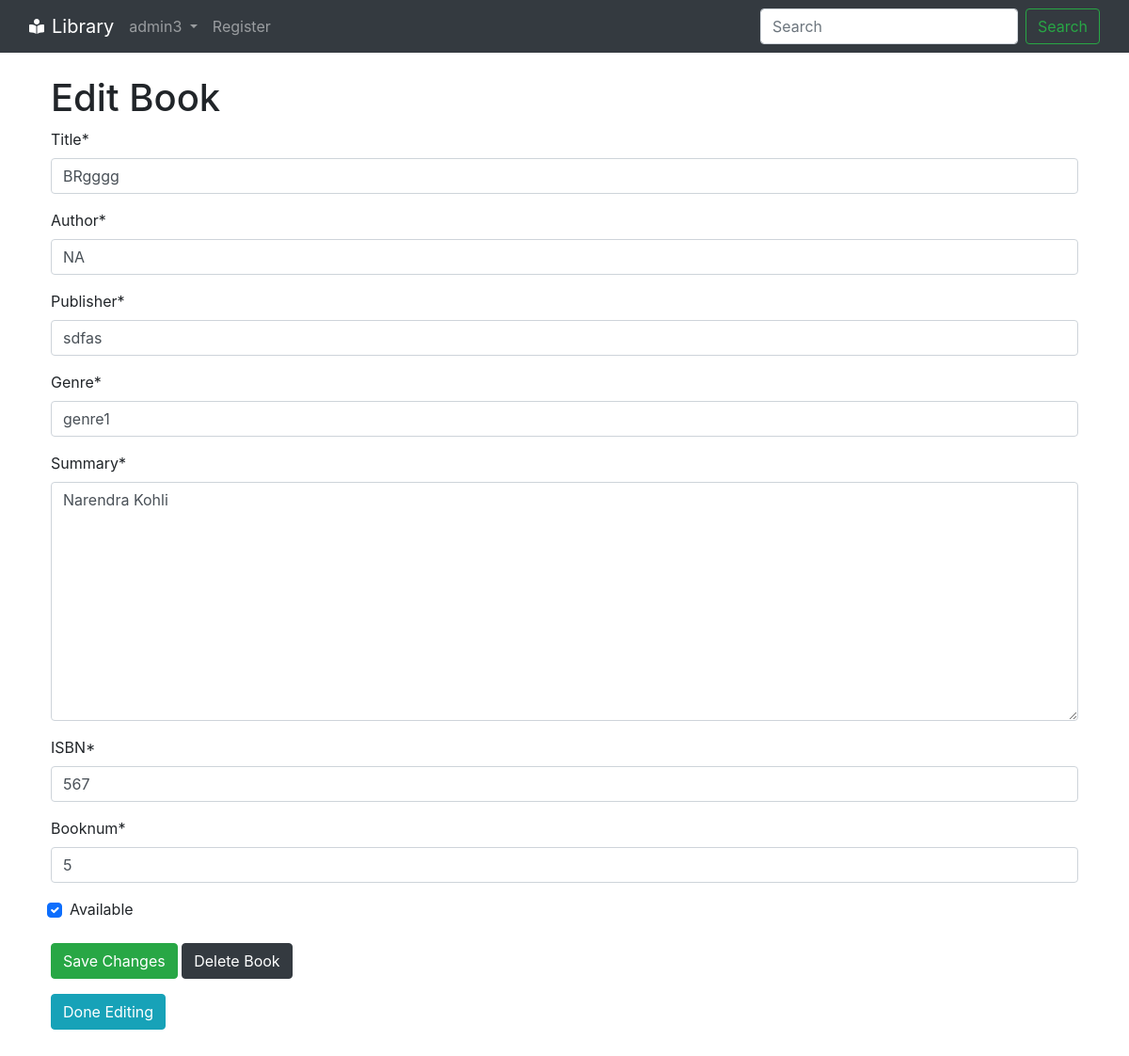
The page /book/5/edit (signed in) on the database its author committed.
### library/models.py (models this page shows, shortened)
class Book(models.Model):
    title = models.CharField(max_length=100)
    author = models.CharField(max_length=100)
    publisher = models.CharField(max_length=100)
    genre = models.CharField(max_length=100)
    summary = models.TextField()
    isbn = models.CharField(max_length=20)
    avl = models.BooleanField()
    booknum = models.IntegerField()

### library/views.py (the view)
# urls.py: path('book/<int:bknum>/edit', views.editbook, name='editbook'),
def editbook(request,bknum):
    bookSet = Book.objects.filter(booknum = bknum)
    if len(bookSet) == 0:
        return HttpResponse("No such book exists")
    elif len(bookSet) > 1:
        return HttpResponse("More than 1 book with same number exist")
    else:
        book = bookSet[0]
        if request.method=='POST':
            if not request.POST.get('save') == None:
                book.title = request.POST.get('title')
                book.author = request.POST.get('author')
                book.publisher = request.POST.get('publisher')
                book.genre = request.POST.get('genre')
                book.summary = request.POST.get('summary')
                book.isbn = request.POST.get('isbn')
                book.booknum = request.POST.get('booknum')
                isavl = request.POST.get('avl')
                if not isavl == None:
                    book.avl = True
                else:
                    book.avl = False
                book.save()
                messages.success(request, "Book details updated successfully! Click on 'Done Editing' to go back.")
                form = AddBook(initial=
                    {'title': book.title,
                    'author': book.author,
                    'publisher': book.publisher,
                    'summary': book.summary,
                    'genre': book.genre,
                    'isbn': book.isbn,
                    'avl': book.avl,
                    'booknum': book.booknum,}
                )
                return render(request, 'editbook.html',{'curruser': request.user, 'form': form, 'book': book})
            else:
                book.delete()
                messages.success(request, 'Book deleted successfully')
                return redirect('/')
        else:
            form = AddBook(initial=
                {'title': book.title,
                'author': book.author,
                'publisher': book.publisher,
                'summary': book.summary,
                'genre': book.genre,
                'isbn': book.isbn,
                'booknum': book.booknum,}
            )
        return render(request, 'editbook.html',{'curruser': request.user, 'form': form, 'book': book})

### library/forms.py
class AddBook(forms.Form):
    title = forms.CharField(max_length=100)
    author = forms.CharField(max_length=100)
    publisher = forms.CharField(max_length=100)
    genre = forms.CharField(max_length=100)
    summary = forms.CharField(widget=forms.Textarea)
    isbn = forms.CharField(max_length=20,label='ISBN')
    booknum = forms.IntegerField()
    avl = forms.BooleanField(label='Available',initial=True,required=False)

### templates/editbook.html (shortened to what this page needs)
{% extends 'base.html' %}
{% load crispy_forms_tags %}
{% block body %}
    <div class="container my-4 px-4">
            <h1>Edit Book</h1>
        {% if curruser.profile.isLibrarian %}
            <form action="/book/{{book.booknum}}/edit" method="post">
                {{form|crispy}}
                <button type="submit" class = "btn btn-success my-2" name='save'>Save Changes</button>
                <button type="submit" class = "btn btn-dark my-2" >Delete Book</button>
            </form>
                <button onclick="window.location.href = '/book/{{book.booknum}}';" class = "btn btn-info my-2" name='discard'>Done Editing</button>
        {% else %}
            <div class="alert alert-warning" role="alert">
                You must be logged in as a librarian to edit a book.
            </div>
        {% endif %}
    </div>
{% endblock body %}

### templates/base.html (shortened to what this page needs)
<!doctype html>
<html lang="en">
<head>
  <link href="https://cdn.jsdelivr.net/npm/bootstrap@5.0.0-beta3/dist/css/bootstrap.min.css" rel="stylesheet"
>
  <link rel="stylesheet" href="https://maxcdn.bootstrapcdn.com/bootstrap/4.5.2/css/bootstrap.min.css">
</head>
<body>
  <nav class="navbar navbar-expand-lg navbar-dark bg-dark">
    <div class="container-fluid">
      <i class="fas fa-book-reader" style="color:white;"></i>
      <a class="navbar-brand mx-2" href="/">Library</a>
      <div class="collapse navbar-collapse" id="navbarSupportedContent">
        <ul class="navbar-nav me-auto mb-2 mb-lg-0">
          {% if curruser.is_authenticated %}
          <li class="nav-item dropdown">
            <a class="nav-link dropdown-toggle" href="#" id="navbarDropdown" role="button" data-bs-toggle="dropdown"
              aria-expanded="false">
              {{curruser.username}}
            </a>
          </li>
          {% else %}
          <li class="nav-item">
            <a class="nav-link" href="/login">Login</a>
          </li>
          {% endif %}
          <li class="nav-item">
            <a class="nav-link" href="/register">Register</a>
          </li>
        </ul>
        <form class="d-flex" action='/search' method='post'>
          <input class="form-control me-2" type="search" placeholder="Search" aria-label="Search" name='query'>
          <button class="btn btn-outline-success" type="submit">Search</button>
        </form>
      </div>
    </div>
  </nav>
  {% block body %}{% endblock body %}
</body>
</html>

### rows shown on the page
Book: title "BRgggg", author "NA", publisher "sdfas", genre "genre1", summary "Narendra Kohli", isbn "567", booknum "5", avl "☑"

### other values the page prints
{{ curruser.username }} "admin3"
